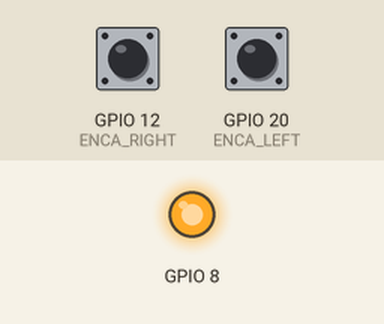
The sketch below on a simulated ESP32. Shown: output pins drawn as LEDs (lit = HIGH). Inputs (shaded band) come from the test bench; at power-on: GPIO 12 (ENCA_RIGHT) HIGH, GPIO 20 (ENCA_LEFT) HIGH. What the sketch prints to the serial monitor is not drawn.

Above: at 0.1 s.
Timing chart, 0 to 1.6 s (numbered marks = the images above):
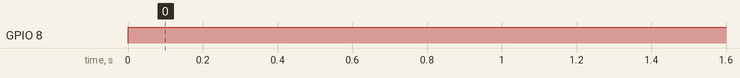

The sketch:

encoder_test.ino
```cpp
#define ENCA_LEFT 20
#define ENCB_LEFT 34
#define PWM_LEFT 8
#define IN1_LEFT 9
#define IN2_LEFT 10

#define ENCA_RIGHT 12
#define ENCB_RIGHT 13
#define PWM_RIGHT 9
#define IN1_RIGHT 7
#define IN2_RIGHT 8

volatile int pos_left = 0;
volatile int pos_right = 0;
long prevT = 0;
float eprev = 0;
float eintegral = 0;

void setup() {
  Serial.begin(9600);
  pinMode(ENCA_LEFT,INPUT);
  pinMode(ENCB_LEFT,INPUT);
  attachInterrupt(digitalPinToInterrupt(ENCA_LEFT),readEncoder_LEFT,RISING);
  pinMode(ENCA_RIGHT,INPUT);
  pinMode(ENCB_RIGHT,INPUT);
  attachInterrupt(digitalPinToInterrupt(ENCA_RIGHT),readEncoder_RIGHT,RISING);
}

void loop() {
  // taget position
  int target_left = 1200;

  //PID constants
  float kp = 1;
  float ki = 0;
  float kd = 0;

  //time difference
  long currT = micros();

  float deltaT = ((float)(currT-prevT))/1.0e6;
  prevT = currT;

  //error
  int e = pos_left-target_left;

  //derivative
  float dedt = (e-eprev)/(deltaT);

  //integral
  eintegral = eintegral + e*deltaT;

  //control signal
  float u = kp*e+kd*dedt+ki*eintegral;

  //motor power
  float pwr = fabs(u);
  if (pwr > 255){
    pwr = 255;
  }

  int dir = 1;
  if (u < 0){
    dir = -1;
  }

  setMotor(dir,pwr,PWM_LEFT,IN1_LEFT,IN2_LEFT);
  Serial.println(pos_left);
}

void setMotor(int dir, int pwmVal, int pwm, int in1, int in2){
  analogWrite(pwm,pwmVal);
  if(dir == 1){
    digitalWrite(in1, HIGH);
    digitalWrite(in2, LOW);
  }
  else if(dir == -1){
    digitalWrite(in1, LOW);
    digitalWrite(in2, HIGH);
  }
  else{
    digitalWrite(in1, LOW);
    digitalWrite(in2, LOW);
  }
}

void readEncoder_LEFT(){
  int b = digitalRead(ENCB_LEFT);
  if(b>0){
    pos_left++;
  }
  else{
    pos_left--;
  }
}

void readEncoder_RIGHT(){
  int b = digitalRead(ENCB_RIGHT);
  if(b>0){
    pos_right++;
  }
  else{
    pos_right--;
  }
}
```

Measured:
- by itself, GPIO 8: LOW → HIGH at 0.00 s
